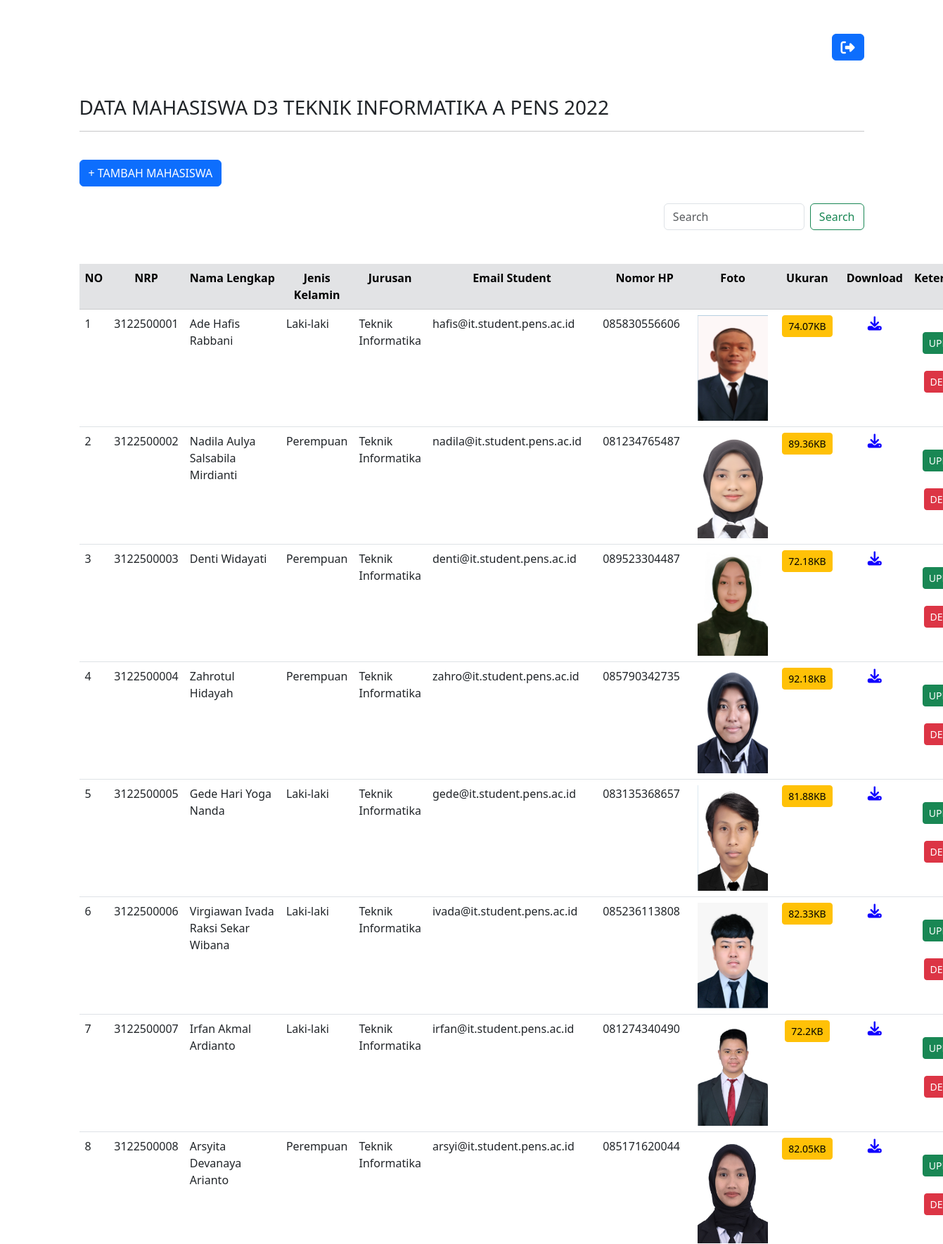
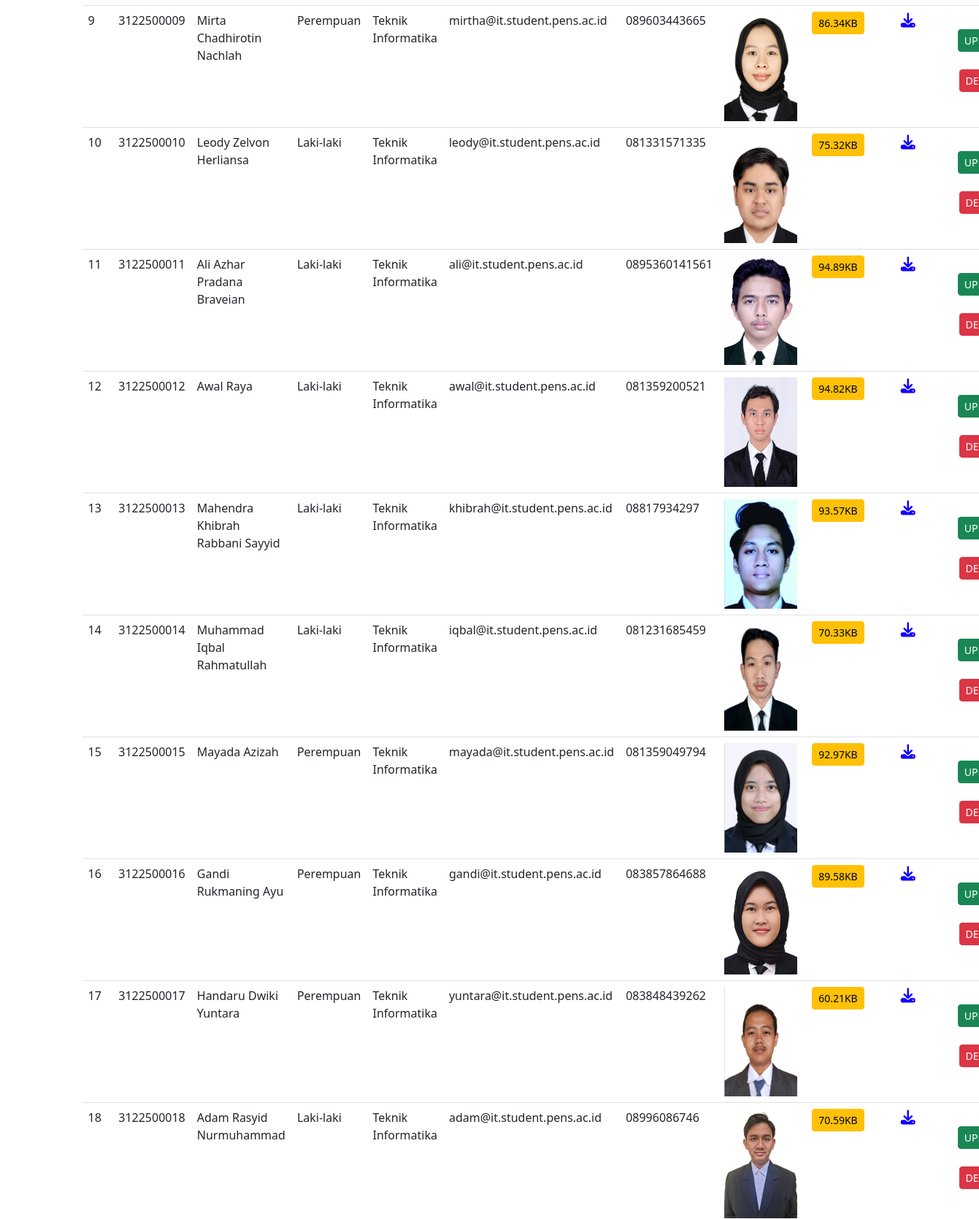
The app's page /tampilan.php (signed in, upper part) with its own data (2 pictures, top to bottom).
### tables this page shows
CREATE TABLE `mahasiswa` (
  `nrp` varchar(20) NOT NULL,
  `nama` varchar(255) NOT NULL,
  `jenis_kelamin` varchar(10) NOT NULL,
  `jurusan` varchar(100) NOT NULL,
  `email` varchar(100) NOT NULL,
  `no_hp` varchar(100) NOT NULL,
  `foto` varchar(255) NOT NULL,
  `tipe` varchar(255) NOT NULL,
  `size` varchar(20) NOT NULL,
  `id` int(20) NOT NULL
);

### tampilan.php (the view, shortened to what this page needs)
<!DOCTYPE html>
<html>
<head>
	<link rel="stylesheet" href="https://cdnjs.cloudflare.com/ajax/libs/font-awesome/6.4.0/css/all.min.css">
	<link rel="stylesheet" href="https://cdnjs.cloudflare.com/ajax/libs/font-awesome/6.4.0/css/all.min.css">
  	<link href="https://cdn.jsdelivr.net/npm/bootstrap@5.3.0-alpha3/dist/css/bootstrap.min.css" rel="stylesheet">
</head>
<body>
	<div class="container-lg">
		<br><br>
		<div class="d-grid gap-2 d-md-flex justify-content-md-end">
		<a class="btn btn-primary" href="logout.php"><i class="fa-sharp fa-solid fa-right-from-bracket fa-lg" style="color: #ffffff;"></i></a>
		</div>
	<h3>DATA MAHASISWA D3 TEKNIK INFORMATIKA A PENS 2022</h3>
	<hr>
	<br/>
	<a class="btn btn-primary" href="input.php">+ TAMBAH MAHASISWA</a>
	<br/>
	<br/>
	<form  method="post" class="d-flex" role="search" style="justify-content: flex-end;">
  		<div style="display: flex;">
    	<input class="form-control me-2" name="cari_nama" type="search" placeholder="Search" aria-label="Search" style="max-width: 200px;" autofocus autocomplete="off">
    	<button class="btn btn-outline-success" type="submit" name="cari" >Search</button>
  		</div>
	</form><br><br>
	<table class="table table-hover " >
		<tr class="table-secondary" align="center">
			<th>NO</th>
            <th>NRP</th>
			<th>Nama Lengkap</th>
			<th>Jenis Kelamin</th>
			<th>Jurusan</th>
			<th>Email Student</th>
            <th>Nomor HP</th>
            <th>Foto</th>
            <th>Ukuran</th>
            <th>Download</th>
            <th>Keterangan</th>
		</tr>
		<?php
		include 'koneksi.php';
		if(isset($_POST['cari'])){
			$caridata = $_POST['cari_nama'];
			$query = "SELECT * FROM mahasiswa WHERE nama LIKE '%$caridata%' OR
					nrp LIKE '%$caridata%' OR email LIKE '%$caridata%' OR no_hp LIKE '%$caridata%' OR
					jenis_kelamin LIKE '%$caridata%' OR jurusan LIKE '%$caridata%'";
		}else{
			$query = "SELECT * FROM mahasiswa";
		}
		$no = 1;
		$data = mysqli_query($conn,$query);
		while($d = mysqli_fetch_array($data)){
			?>
			<tr >
				<td><?php echo $no++; ?></td>
                <td><?php echo $d['nrp']; ?></td>
				<td><?php echo $d['nama']; ?></td>
				<td><?php echo $d['jenis_kelamin']; ?></td>
                <td><?php echo $d['jurusan']; ?></td>
                <td><?php echo $d['email']; ?></td>
                <td><?php echo $d['no_hp']; ?></td>
                <td><img width="100px" height="150px" src="<?php echo "Photo/".$d['foto']; ?>"></td>
				<td align="center"><button class="btn btn-warning btn-sm"><?php echo round($d['size'] / 1024, 2); ?>KB</button></td>
                <td align="center"><a  href="download.php?filename=<?=$d['foto']?>"><i class="fa-sharp fa-solid fa-download fa-lg" style="color: #1100ff;"></i></a></td>
				<td align="center">
					<br>
					<a href="update.php?id=<?php echo $d['id']; ?>">
						<button type="button" class="btn btn-success btn-sm">UPDATE</button>
					</a><br><br>
					<a href="hapus.php?id=<?php echo $d['id']; ?>">
						<button type="button" class="btn btn-danger btn-sm">DELETE</button>
					</a>
				</td>
			</tr>
			<?php
		}
		?>
	</table>
</div>
<br><br><br>
</body>
</html>

### tampilan.php (style rules this page uses)
a { color: inherit; text-decoration: none; }
h3 { margin-top: 50px; }

### records on screen
mahasiswa: nrp "3122500001", nama "Ade Hafis Rabbani", jenis_kelamin "Laki-laki", jurusan "Teknik Informatika", email "hafis@it.student.pens.ac.id", no_hp "085830556606", foto (picture), $d['size']/1024 "74.07"
mahasiswa: nrp "3122500002", nama "Nadila Aulya Salsabila Mirdianti", jenis_kelamin "Perempuan", jurusan "Teknik Informatika", email "nadila@it.student.pens.ac.id", no_hp "081234765487", foto (picture), $d['size']/1024 "89.36"
mahasiswa: nrp "3122500003", nama "Denti Widayati", jenis_kelamin "Perempuan", jurusan "Teknik Informatika", email "denti@it.student.pens.ac.id", no_hp "089523304487", foto (picture), $d['size']/1024 "72.18"
mahasiswa: nrp "3122500004", nama "Zahrotul Hidayah", jenis_kelamin "Perempuan", jurusan "Teknik Informatika", email "zahro@it.student.pens.ac.id", no_hp "085790342735", foto (picture), $d['size']/1024 "92.18"
mahasiswa: nrp "3122500005", nama "Gede Hari Yoga Nanda", jenis_kelamin "Laki-laki", jurusan "Teknik Informatika", email "gede@it.student.pens.ac.id", no_hp "083135368657", foto (picture), $d['size']/1024 "81.88"
mahasiswa: nrp "3122500006", nama "Virgiawan Ivada Raksi Sekar Wibana", jenis_kelamin "Laki-laki", jurusan "Teknik Informatika", email "ivada@it.student.pens.ac.id", no_hp "085236113808", foto (picture), $d['size']/1024 "82.33"
mahasiswa: nrp "3122500007", nama "Irfan Akmal Ardianto", jenis_kelamin "Laki-laki", jurusan "Teknik Informatika", email "irfan@it.student.pens.ac.id", no_hp "081274340490", foto (picture), $d['size']/1024 "72.2"
mahasiswa: nrp "3122500008", nama "Arsyita Devanaya Arianto", jenis_kelamin "Perempuan", jurusan "Teknik Informatika", email "arsyi@it.student.pens.ac.id", no_hp "085171620044", foto (picture), $d['size']/1024 "82.05"
mahasiswa: nrp "3122500009", nama "Mirta Chadhirotin Nachlah", jenis_kelamin "Perempuan", jurusan "Teknik Informatika", email "mirtha@it.student.pens.ac.id", no_hp "089603443665", foto (picture), $d['size']/1024 "86.34"
mahasiswa: nrp "3122500010", nama "Leody Zelvon Herliansa", jenis_kelamin "Laki-laki", jurusan "Teknik Informatika", email "leody@it.student.pens.ac.id", no_hp "081331571335", foto (picture), $d['size']/1024 "75.32"
mahasiswa: nrp "3122500011", nama "Ali Azhar Pradana Braveian", jenis_kelamin "Laki-laki", jurusan "Teknik Informatika", email "ali@it.student.pens.ac.id", no_hp "0895360141561", foto (picture), $d['size']/1024 "94.89"
mahasiswa: nrp "3122500012", nama "Awal Raya", jenis_kelamin "Laki-laki", jurusan "Teknik Informatika", email "awal@it.student.pens.ac.id", no_hp "081359200521", foto (picture), $d['size']/1024 "94.82"
mahasiswa: nrp "3122500013", nama "Mahendra Khibrah Rabbani Sayyid", jenis_kelamin "Laki-laki", jurusan "Teknik Informatika", email "khibrah@it.student.pens.ac.id", no_hp "08817934297", foto (picture), $d['size']/1024 "93.57"
mahasiswa: nrp "3122500014", nama "Muhammad Iqbal Rahmatullah", jenis_kelamin "Laki-laki", jurusan "Teknik Informatika", email "iqbal@it.student.pens.ac.id", no_hp "081231685459", foto (picture), $d['size']/1024 "70.33"
mahasiswa: nrp "3122500015", nama "Mayada Azizah", jenis_kelamin "Perempuan", jurusan "Teknik Informatika", email "mayada@it.student.pens.ac.id", no_hp "081359049794", foto (picture), $d['size']/1024 "92.97"
mahasiswa: nrp "3122500016", nama "Gandi Rukmaning Ayu", jenis_kelamin "Perempuan", jurusan "Teknik Informatika", email "gandi@it.student.pens.ac.id", no_hp "083857864688", foto (picture), $d['size']/1024 "89.58"
mahasiswa: nrp "3122500017", nama "Handaru Dwiki Yuntara", jenis_kelamin "Perempuan", jurusan "Teknik Informatika", email "yuntara@it.student.pens.ac.id", no_hp "083848439262", foto (picture), $d['size']/1024 "60.21"
mahasiswa: nrp "3122500018", nama "Adam Rasyid Nurmuhammad", jenis_kelamin "Laki-laki", jurusan "Teknik Informatika", email "adam@it.student.pens.ac.id", no_hp "08996086746", foto (picture), $d['size']/1024 "70.59"
